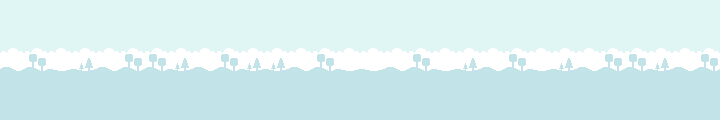

This game map was drawn from its Tiled (.tmx) file and the tilesets committed beside it. A one-line description and the full map source follow:
An orthogonal 30x5 tile map with 24x24 px tiles, 1 tile layer (background).

<map version="1.10" tiledversion="1.11.2" orientation="orthogonal" renderorder="right-down" width="30" height="5" tilewidth="24" tileheight="24" infinite="0" nextlayerid="2" nextobjectid="1">
 <tileset firstgid="1" name="BasicBackground" tilewidth="24" tileheight="24" tilecount="24" columns="8">
  <image source="tilemap-backgrounds_packed.png" width="192" height="72" />
 </tileset>
 <layer id="1" name="background" width="30" height="5">
  <data encoding="csv">
1,2,3,4,1,2,1,2,3,4,3,4,1,2,3,4,1,2,3,4,1,2,3,4,1,2,1,2,3,4,
1,2,3,4,2,3,4,3,4,3,4,2,3,4,3,4,1,2,3,4,1,2,3,4,2,3,4,3,4,3,
9,10,11,12,9,10,10,12,9,10,12,12,9,10,11,11,9,10,11,12,9,10,11,12,9,10,10,12,9,10,
17,18,19,20,17,18,19,20,17,18,19,20,17,18,19,20,17,18,19,20,17,18,19,20,17,18,19,20,17,18,
17,18,19,20,17,18,19,20,17,18,19,20,17,18,19,20,17,18,19,20,17,18,19,20,17,18,19,20,17,18
</data>
 </layer>
</map>
